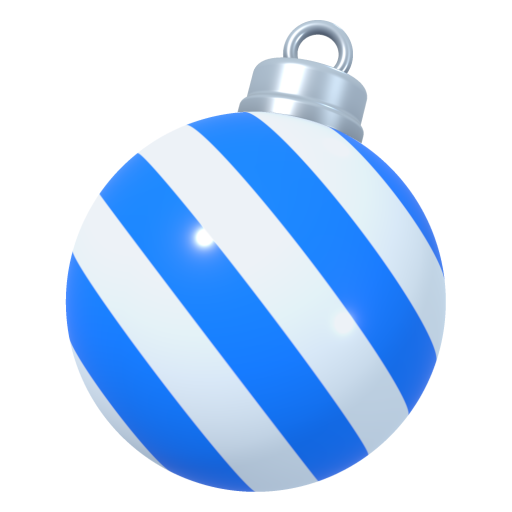
#> input picture assets/brands/gsshop/decors/decor_bauble.png, 1024 x 1024 px (shown at 1/2 size); its folder holds only this picture in this run
$ python qa_asset_auditor.py
#> lines starting #> are read from the running program, lines starting #| are printed output that depends on the picture; after the words box and inside, x2 and y2 are one past the last pixel; in counts of white or black regions, pixels touching at a corner belong together
#!/usr/bin/env python3
"""
STRICT ASSET QA AUDITOR - auto-banner-engine
Directives:
  - DIR-RADICAL-HALO-AND-SHADOW-STRIP-016
  - DIR-SMART-CONTOUR-CROP-AND-AUDIT-017

Anti-false-PASS visual quality auditor enforcing 5 strict criteria:
1. Corner Purity (4 corners 10x10 must have 0 noisy pixels).
2. Strict Light-Gray Studio Halo Check on Transition Edge (outer 2px solid shell
   UNION semi-transparent border):
   - Studio light-gray predicate:
     R, G, B > 195 AND |R - G| < 12 AND |G - B| < 12
     (also tracks brightness > 190 & saturation < 15).
   - Purely colored items (tree, gingerbread, santa_hat, stocking):
     FAILS unconditionally if > 3.0% of transition edge pixels are light-gray studio.
   - Mixed colored + white items (bauble, candy_cane, gift_box, snowman):
     FAILS if > 3.0% of transition edge pixels adjacent to colored deep-interior
     surfaces (sampled 5px deep inside core) are light-gray studio.
   - Purely white item (snowflake):
     Audited strictly on corner purity, boundary clipping, and floor-shadow elimination.
3. Residual Floor Shadow Check at Bottom 15%:
   - Semi-transparent shadow residue (5 < Alpha < 160): FAILS if > 120 px.
   - Opaque horizontal floor shadow protrusion (Alpha >= 160, low-chroma gray
     flaring horizontally beyond object base envelope): FAILS if > 80 px.
4. Boundary Contact Audit (check_object_clipping):
   - FAILS immediately if any object pixel (alpha > 30) touches the 1px outer
     canvas boundary (Top, Bottom, Left, Right).
5. Bounding Box & Transparency Metrics + JSON audit manifest.
"""

from __future__ import annotations

import glob
import json
import os
import sys

import numpy as np
from PIL import Image
from scipy.ndimage import binary_dilation, binary_erosion, distance_transform_edt

PURE_WHITE_ITEMS = ("decor_snowflake",)
MIXED_WHITE_ITEMS = ("decor_bauble", "decor_candy_cane", "decor_gift_box", "decor_snowman")

MAX_STUDIO_HALO_RATIO = 0.03  # Strict 3.0% hard ceiling — no exceptions
MAX_BOTTOM_SHADOW_TOTAL_PX = 49  # Strict < 50 bottom residual shadow pixels (Gate 4)
MAX_SEMI_SHADOW_PX = 49
MAX_OPAQUE_SHADOW_PROTRUSION_PX = 49


def _classify_item(filename: str) -> str:
    stem = os.path.splitext(filename)[0].lower()
    if any(k in stem for k in PURE_WHITE_ITEMS):
        return "pure_white"
    if any(k in stem for k in MIXED_WHITE_ITEMS):
        return "mixed"
    return "pure_colored"


def _detect_opaque_shadow_protrusion(
    alpha: np.ndarray,
    rgb: np.ndarray,
    ymin: int,
    ymax: int,
) -> int:
    """
    Detect opaque (Alpha >= 160) low-chroma gray/cool-gray floor shadow pixels
    in the bottom 15% that protrude horizontally beyond the object's base envelope
    established just above the shadow band.
    """
    bbox_h = ymax - ymin
    if bbox_h < 20:
        return 0

    bcut = ymax - int(bbox_h * 0.15)
    ref_top = max(ymin, ymax - int(bbox_h * 0.24))
    ref_bot = max(ref_top, bcut - 1)

    ref_lefts = []
    ref_rights = []
    for y in range(ref_top, ref_bot + 1):
        rxs = np.where(alpha[y] >= 160)[0]
        if len(rxs) > 0:
            ref_lefts.append(int(rxs.min()))
            ref_rights.append(int(rxs.max()))

    if not ref_lefts:
        return 0

    # Reference base envelope immediately above bottom 15%
    env_left = int(np.percentile(ref_lefts, 15))
    env_right = int(np.percentile(ref_rights, 85))

    rgb_i = rgb.astype(np.int16)
    protruding_count = 0
    running_left = env_left
    running_right = env_right

    for y in range(bcut, ymax + 1):
        rxs = np.where(alpha[y] >= 160)[0]
        if len(rxs) == 0:
            continue
        # Any pixel flaring outward past the non-expanding base envelope (+3px curve tol)
        flared = rxs[(rxs < running_left - 3) | (rxs > running_right + 3)]
        if len(flared) > 0:
            c = rgb_i[y, flared]
            chroma = c.max(axis=1) - c.min(axis=1)
            bright = c.mean(axis=1)
            # Low-chroma gray/cool-gray floor shadow
            is_gray_shadow = (chroma < 40) & (bright > 100) & (c[:, 2] >= c[:, 0] - 8)
            protruding_count += int(np.sum(is_gray_shadow))

        # Track narrowing envelope (only tighten inward if interior narrows cleanly)
        in_env = rxs[(rxs >= running_left - 3) & (rxs <= running_right + 3)]
        if len(in_env) > 0:
            running_left = max(running_left, int(in_env.min()))
            running_right = min(running_right, int(in_env.max()))

    return protruding_count


def check_object_clipping(cropped_image_path: str) -> dict:
    """
    Kiểm tra xem ảnh sau khi cắt có bị chém đứt mép/phạm vào vật thể gốc hay không.
    Nguyên lý: Nếu pixel vật thể (alpha > 30) chạm sát vào đúng đường biên 1px
    ngoài cùng của ảnh (Top/Bottom/Left/Right) -> BỊ CẮT PHẠM.
    """
    img = Image.open(cropped_image_path).convert("RGBA")
    arr = np.array(img)
    alpha = arr[:, :, 3]
    h, w = alpha.shape

    # Extract the 4 outermost 1px borders
    border_top = alpha[0, :]
    border_bottom = alpha[h - 1, :]
    border_left = alpha[:, 0]
    border_right = alpha[:, w - 1]

    # Count object pixels (alpha > 30) touching each outer boundary
    clipping_top = int(np.sum(border_top > 30))
    clipping_bottom = int(np.sum(border_bottom > 30))
    clipping_left = int(np.sum(border_left > 30))
    clipping_right = int(np.sum(border_right > 30))

    total_clipped_pixels = (
        clipping_top + clipping_bottom + clipping_left + clipping_right
    )
    is_clipped = total_clipped_pixels > 0

    clipped_edges = []
    if clipping_top > 0:
        clipped_edges.append(f"Top ({clipping_top}px)")
    if clipping_bottom > 0:
        clipped_edges.append(f"Bottom ({clipping_bottom}px)")
    if clipping_left > 0:
        clipped_edges.append(f"Left ({clipping_left}px)")
    if clipping_right > 0:
        clipped_edges.append(f"Right ({clipping_right}px)")

    return {
        "is_clipped": is_clipped,
        "total_clipped_pixels": total_clipped_pixels,
        "clipped_edges": clipped_edges,
        "edge_counts": {
            "top": clipping_top,
            "bottom": clipping_bottom,
            "left": clipping_left,
            "right": clipping_right,
        },
        "status": "FAIL (CLIPPED)" if is_clipped else "PASS (COMPLETE)",
    }


def audit_png_asset(image_path: str) -> dict:
    filename = os.path.basename(image_path)
    category = _classify_item(filename)

    raw_img = Image.open(image_path)
#> raw_img is the input picture: PIL image 1024x1024 RGBA; mean R, G, B, A 60.6, 83.7, 112.8, 118.3
    orig_w, orig_h = raw_img.size
    orig_mode = raw_img.mode
    img = raw_img.convert("RGBA")
    arr = np.array(img)
    alpha = arr[:, :, 3]
    rgb = arr[:, :, :3]
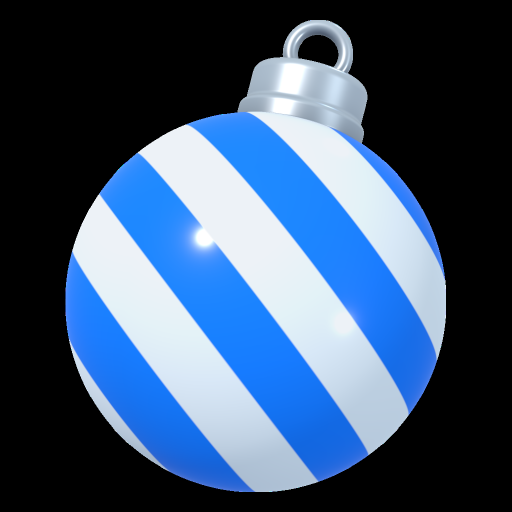
#> rgb: shape (1024, 1024, 3) (shown at 1/2 size); mean R, G, B 60.6, 83.7, 112.8

    # 1. Corner Purity (4 corners 10x10)
    corners = np.concatenate(
        [
            alpha[:10, :10].flatten(),
            alpha[:10, -10:].flatten(),
            alpha[-10:, :10].flatten(),
            alpha[-10:, -10:].flatten(),
        ]
    )
#> corners = 400 values from 0 to 0
    corner_artifacts = int(np.count_nonzero(corners > 5))
#> corner_artifacts = 0

    # 2. Bounding Box & Solid Area
    solid_mask = alpha > 20
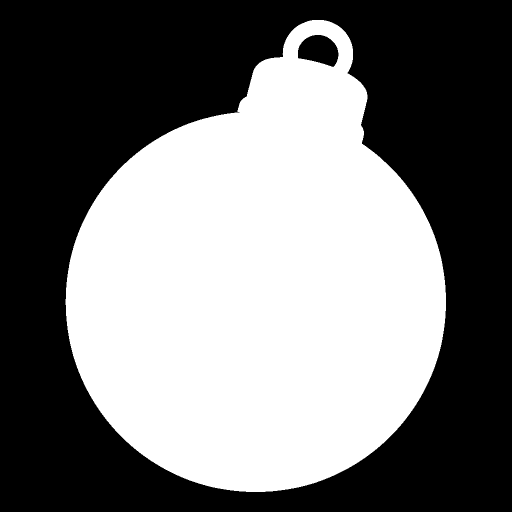
#> solid_mask: shape (1024, 1024) bool (shown at 1/2 size); 46.6% white; 1 white region, box (x1, y1, x2, y2) and area: (131, 40, 892, 984) 488435
    ys, xs = np.where(solid_mask)
    if len(ys) == 0:
        return {
            "file": filename,
            "category": category,
            "status": "FAIL",
            "reason": "Empty / Fully Transparent Image",
            "issues": ["Empty / Fully Transparent Image"],
        }

    ymin, ymax, xmin, xmax = int(ys.min()), int(ys.max()), int(xs.min()), int(xs.max())
#> ymin = 40; ymax = 983; xmin = 131; xmax = 891
    bbox_w = xmax - xmin
#> bbox_w = 760
    bbox_h = ymax - ymin
#> bbox_h = 943

    # 3. Strict Light-Gray Studio Halo Check on Transition Edge
    # Includes BOTH outer 2px opaque shell AND semi-transparent transition border
    # so thick opaque white/gray sticker borders can never slip past QA.
    eroded_2px = binary_erosion(solid_mask, structure=np.ones((3, 3), dtype=bool), iterations=2)
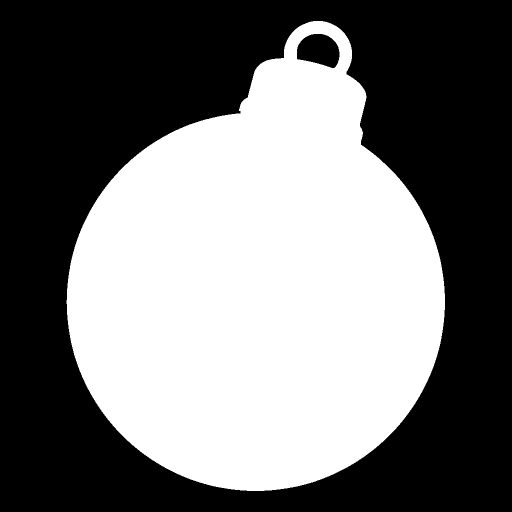
#> eroded_2px: shape (1024, 1024) bool (shown at 1/2 size); 45.9% white; 1 white region, box (x1, y1, x2, y2) and area: (133, 42, 890, 982) 480905
    outer_rim = solid_mask & (~eroded_2px)
#> outer_rim: shape (1024, 1024) bool; 0.72% white in thin lines or dots, all inside (x1, y1, x2, y2) = (131, 40, 892, 984)
    semi_mask = (alpha > 10) & (alpha < 250)
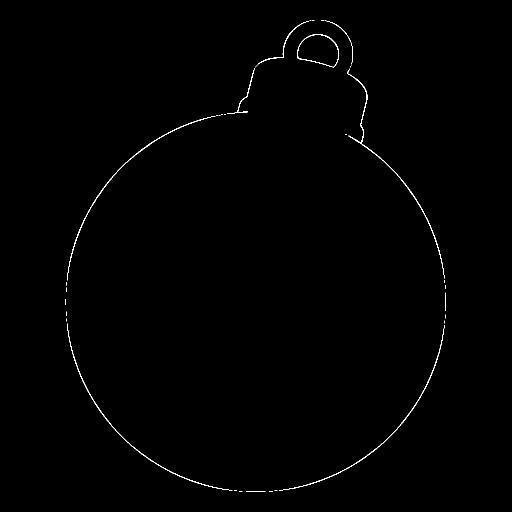
#> semi_mask: shape (1024, 1024) bool (shown at 1/2 size); 0.43% white in thin lines or dots, all inside (x1, y1, x2, y2) = (131, 40, 892, 984)
    transition_edge = outer_rim | semi_mask

    gray_halo_ratio = 0.0
    evaluated_edge_px = 0
    contaminated_edge_px = 0

    if np.any(transition_edge) and category != "pure_white":
        ty, tx = np.where(transition_edge)
#> ty = 7951 values from 40 to 983; tx = 7951 values, max 891 at index 4688, min 131 at index 4738, mean 536.9
        edge_rgb = rgb[ty, tx].astype(np.int16)
        r, g, b = edge_rgb[:, 0], edge_rgb[:, 1], edge_rgb[:, 2]
#> r = 7951 values, max 255 at index 2391, min 64 at index 7749, mean 140; g = 7951 values, max 255 at index 2391, min 95 at index 370, mean 171.6; b = 7951 values, max 255 at index 1392, min 112 at index 369, mean 222.5

        # Exact Directive Step 2 light-gray studio predicate:
        # R,G,B > 195 and abs(R-G) < 12 and abs(G-B) < 12
        studio_light_gray = (
            (r > 195)
            & (g > 195)
            & (b > 195)
            & (np.abs(r - g) < 12)
            & (np.abs(g - b) < 12)
        )
        # Also include Section 3 studio-gray predicate (brightness > 190 & saturation < 15)
        brightness = (r + g + b) / 3.0
#> brightness = 7951 values, max 255 at index 2391, min 96.33 at index 370, mean 178
        saturation = np.max(edge_rgb, axis=1) - np.min(edge_rgb, axis=1)
#> saturation = 7951 values, max 183 at index 4460, min 0 at index 285, mean 82.49
        studio_strict = studio_light_gray | ((brightness > 190.0) & (saturation < 15))

        if category == "pure_colored":
            # Unconditional check across 100% of transition edge + outer 2px opaque shell
            evaluated_edge_px = int(len(ty))
            contaminated_edge_px = int(np.sum(studio_strict))
            gray_halo_ratio = float(contaminated_edge_px / max(1, evaluated_edge_px))
        else:
            # Mixed colored + white items: sample 5px deep inside solid core so a 3-5px
            # opaque halo can never masquerade as a white interior surface.
            deep_core = binary_erosion(
                alpha >= 245, structure=np.ones((3, 3), dtype=bool), iterations=5
            )
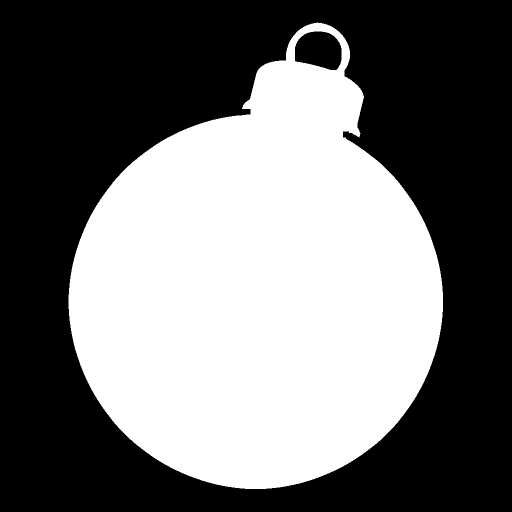
#> deep_core: shape (1024, 1024) bool (shown at 1/2 size); 44.3% white; 1 white region, box (x1, y1, x2, y2) and area: (137, 45, 886, 978) 465021
            if not np.any(deep_core):
                deep_core = alpha >= 245
            _, nearest_idx = distance_transform_edt(~deep_core, return_indices=True)
            ny, nx = nearest_idx[0, ty, tx], nearest_idx[1, ty, tx]
#> ny = 7951 values, max 977 at index 7812, min 45 at index 7, mean 500.2; nx = 7951 values, max 885 at index 4667, min 137 at index 4689, mean 536.8
            core_rgb = rgb[ny, nx].astype(np.int16)
            core_chroma = np.max(core_rgb, axis=1) - np.min(core_rgb, axis=1)
#> core_chroma = 7951 values, max 197 at index 3491, min 0 at index 200, mean 91.54
            core_bright = np.mean(core_rgb, axis=1)
#> core_bright = 7951 values, max 255 at index 200, min 111.3 at index 368, mean 177.2
            core_min = np.min(core_rgb, axis=1)
#> core_min = 7951 values, max 255 at index 200, min 48 at index 6672, mean 134.6

            # Deep core is colored/dark (e.g., blue stripe/bow/scarf, dark charcoal hat,
            # brown arm) vs naturally white (including cool-bounce white) or metallic silver.
            core_is_white_or_silver = (
                ((core_bright > 180.0) & (core_min > 165))
                | ((core_chroma < 16) & (core_bright > 100.0))
            )
            core_is_colored = ~core_is_white_or_silver
            evaluated_edge_px = int(np.sum(core_is_colored))
#> evaluated_edge_px = 4162
            if evaluated_edge_px > 0:
                contaminated_edge_px = int(np.sum(studio_strict & core_is_colored))
#> contaminated_edge_px = 5
                gray_halo_ratio = float(contaminated_edge_px / evaluated_edge_px)
#> gray_halo_ratio = 0.0012
            else:
                gray_halo_ratio = 0.0

    # 4. Detect Floor Shadow Residue at Bottom 15% (Semi-Transparent beyond 1px AA + Opaque Protrusion)
    bottom_cut = ymax - int(bbox_h * 0.15)
#> bottom_cut = 842
    bottom_alpha = alpha[bottom_cut : ymax + 1, xmin : xmax + 1]
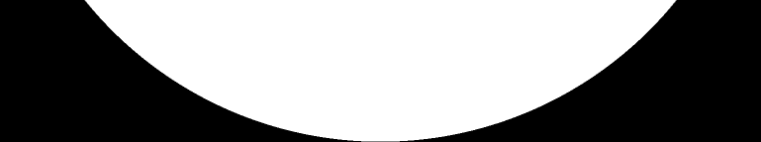
#> bottom_alpha: shape (142, 761); min 0, max 255, mean 137.9
    solid_bottom_aa_band = binary_dilation(
        bottom_alpha >= 120, structure=np.ones((3, 3), dtype=bool), iterations=1
    )
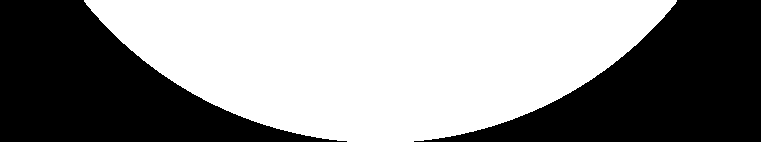
#> solid_bottom_aa_band: shape (142, 761) bool; 54.9% white; 2 black regions, box (x1, y1, x2, y2) and area: (0, 0, 347, 142) 24386, (414, 0, 761, 142) 24358
    # Only flag semi-transparent floor shadow tails extending beyond the clean 1px AA contour
    semi_shadow_mask = (bottom_alpha > 5) & (bottom_alpha < 160) & (~solid_bottom_aa_band)
#> semi_shadow_mask: shape (142, 761) bool; every value is 0
    bottom_shadow_count = int(np.sum(semi_shadow_mask))
#> bottom_shadow_count = 0
    opaque_shadow_protrusion = _detect_opaque_shadow_protrusion(alpha, rgb, ymin, ymax)
#> in _detect_opaque_shadow_protrusion, `bbox_h = ymax - ymin`: bbox_h = 943
#> in _detect_opaque_shadow_protrusion, `bcut = ymax - int(bbox_h * 0.15)`: bcut = 842
#> in _detect_opaque_shadow_protrusion, `ref_top = max(ymin, ymax - int(bbox_h * 0.24))`: ref_top = 757
#> in _detect_opaque_shadow_protrusion, `ref_bot = max(ref_top, bcut - 1)`: ref_bot = 841
#> after the loop in _detect_opaque_shadow_protrusion, `for y in range(ref_top, ref_bot + 1):`: ref_lefts = 85 values from 164 to 215; ref_rights = 85 values, max 858 at index 0, min 807 at index 84, mean 834.9
#> in _detect_opaque_shadow_protrusion, `env_left = int(np.percentile(ref_lefts, 15))`: env_left = 170
#> in _detect_opaque_shadow_protrusion, `env_right = int(np.percentile(ref_rights, 85))`: env_right = 852
#> in _detect_opaque_shadow_protrusion, `running_left = env_left`: running_left = 170
#> in _detect_opaque_shadow_protrusion, `running_right = env_right`: running_right = 852
#> the loop in _detect_opaque_shadow_protrusion, `for y in range(bcut, ymax + 1):` made 142 passes
#> (running_left, running_right) on passes 1 to 8: (216, 806), (217, 805), (218, 804), (219, 803), (220, 803), (220, 802), (221, 801), (222, 800)
#> after the loop in _detect_opaque_shadow_protrusion, `for y in range(bcut, ymax + 1):`: protruding_count = 0
#> opaque_shadow_protrusion = 0

    # 5. Boundary Contact Clipping Audit (1px outermost canvas borders)
    clipping = check_object_clipping(image_path)
#> in check_object_clipping, `border_top = alpha[0, :]`: border_top = 1024 values from 0 to 0
#> in check_object_clipping, `clipping_top = int(np.sum(border_top > 30))`: clipping_top = 0
#> in check_object_clipping, `is_clipped = total_clipped_pixels > 0`: is_clipped = False
#> clipping = 5 items
    total_bottom_shadow_px = bottom_shadow_count + opaque_shadow_protrusion
#> total_bottom_shadow_px = 0

    # --- STRICT PASS / FAIL EVALUATION (NO EXCEPTIONS) ---
    issues = []
    if clipping["is_clipped"]:
        issues.append(
            f"Object clipped at 1px canvas boundary: {clipping['total_clipped_pixels']} px "
            f"on {', '.join(clipping['clipped_edges'])}."
        )
    if corner_artifacts > 0:
        issues.append(f"Dirty corners: {corner_artifacts} noisy pixels in 10x10 margins.")
    if category != "pure_white" and gray_halo_ratio > MAX_STUDIO_HALO_RATIO:
        issues.append(
            f"Studio light-gray halo exceeds 3.0% strict limit: "
            f"{gray_halo_ratio * 100:.2f}% ({contaminated_edge_px}/{evaluated_edge_px} edge px)."
        )
    if total_bottom_shadow_px > MAX_BOTTOM_SHADOW_TOTAL_PX:
        issues.append(
            f"Residual bottom floor shadow must be < 50 px: got {total_bottom_shadow_px} px "
            f"(semi={bottom_shadow_count}, opaque_protrusion={opaque_shadow_protrusion})."
        )

    status = "PASS" if len(issues) == 0 else "FAIL"

    return {
        "file": filename,
        "category": category,
        "status": status,
        "dimensions": {
            "width": orig_w,
            "height": orig_h,
            "mode": orig_mode,
        },
        "clipping": clipping,
        "bbox": {
            "xmin": xmin,
            "ymin": ymin,
            "xmax": xmax,
            "ymax": ymax,
            "width": bbox_w,
            "height": bbox_h,
        },
        "metrics": {
            "clipped_pixels": clipping["total_clipped_pixels"],
            "corner_artifacts": corner_artifacts,
            "gray_halo_percentage": round(gray_halo_ratio * 100, 2),
            "contaminated_edge_px": contaminated_edge_px,
            "evaluated_edge_px": evaluated_edge_px,
            "bottom_shadow_pixels": bottom_shadow_count,
            "opaque_shadow_protrusion_px": opaque_shadow_protrusion,
            "bottom_shadow_total_pixels": total_bottom_shadow_px,
            "transparency_ratio": round(float((alpha == 0).sum() / alpha.size) * 100, 1),
        },
        "issues": issues,
    }


def main() -> int:
    target_dir = sys.argv[1] if len(sys.argv) > 1 else "assets/brands/gsshop/decors/"
    png_files = sorted(glob.glob(os.path.join(target_dir, "*.png")))

    if not png_files:
        print(f"No PNG files found in {target_dir}")
        return 1

    print("\n============= STRICT ASSET QUALITY AUDIT REPORT =============")
    print(f"Scanning target: {target_dir} ({len(png_files)} files)")
    print(f"Strict Thresholds: Clipped Px == 0 | Corners == 0 | Studio Gray Halo <= {MAX_STUDIO_HALO_RATIO * 100:.1f}% | "
          f"Bottom Shadow Total < 50 px\n")

    results = []
    failed_count = 0
    for f in png_files:
        report = audit_png_asset(f)
#> report = 8 items
        results.append(report)
        status_color = "\033[92mPASS\033[0m" if report["status"] == "PASS" else "\033[91mFAIL\033[0m"
        m = report["metrics"]
#> m = 9 items
        clip = report["clipping"]
#> clip = 5 items
        dim = report.get("dimensions", {})
#> dim = {'width': 1024, 'height': 1024, 'mode': 'RGBA'}
        dim_str = f"{dim.get('width', '?')}x{dim.get('height', '?')} {dim.get('mode', '?')}"
#> dim_str = '1024x1024 RGBA'
        print(f"[{status_color}] {report['file']} ({report['category']} | {dim_str})")
#| [[92mPASS[0m] decor_bauble.png (mixed | 1024x1024 RGBA)
        print(
            f"       • Boundary Clipping: {clip['status']} ({m['clipped_pixels']} px) | "
            f"Studio Gray Halo: {m['gray_halo_percentage']}% "
            f"({m['contaminated_edge_px']}/{m['evaluated_edge_px']} px) | "
            f"Bottom Shadow: {m['bottom_shadow_total_pixels']} px "
            f"(semi={m['bottom_shadow_pixels']}, opaque={m['opaque_shadow_protrusion_px']}) | "
            f"Corners: {m['corner_artifacts']}"
        )
#|        • Boundary Clipping: PASS (COMPLETE) (0 px) | Studio Gray Halo: 0.12% (5/4162 px) | Bottom Shadow: 0 px (semi=0, opaque=0) | Corners: 0
        if report["issues"]:
            failed_count += 1
            for issue in report["issues"]:
                print(f"       ⚠️  {issue}")
        print()

    print(f"Summary: {len(png_files) - failed_count} PASSED / {failed_count} FAILED")
    print("=============================================================\n")

    manifest_path = os.path.join(target_dir, "qa_audit_manifest.json")
    with open(manifest_path, "w", encoding="utf-8") as out:
        json.dump(results, out, indent=2)

    return 0 if failed_count == 0 else 1


if __name__ == "__main__":
    raise SystemExit(main())
#> (the program exits here)
